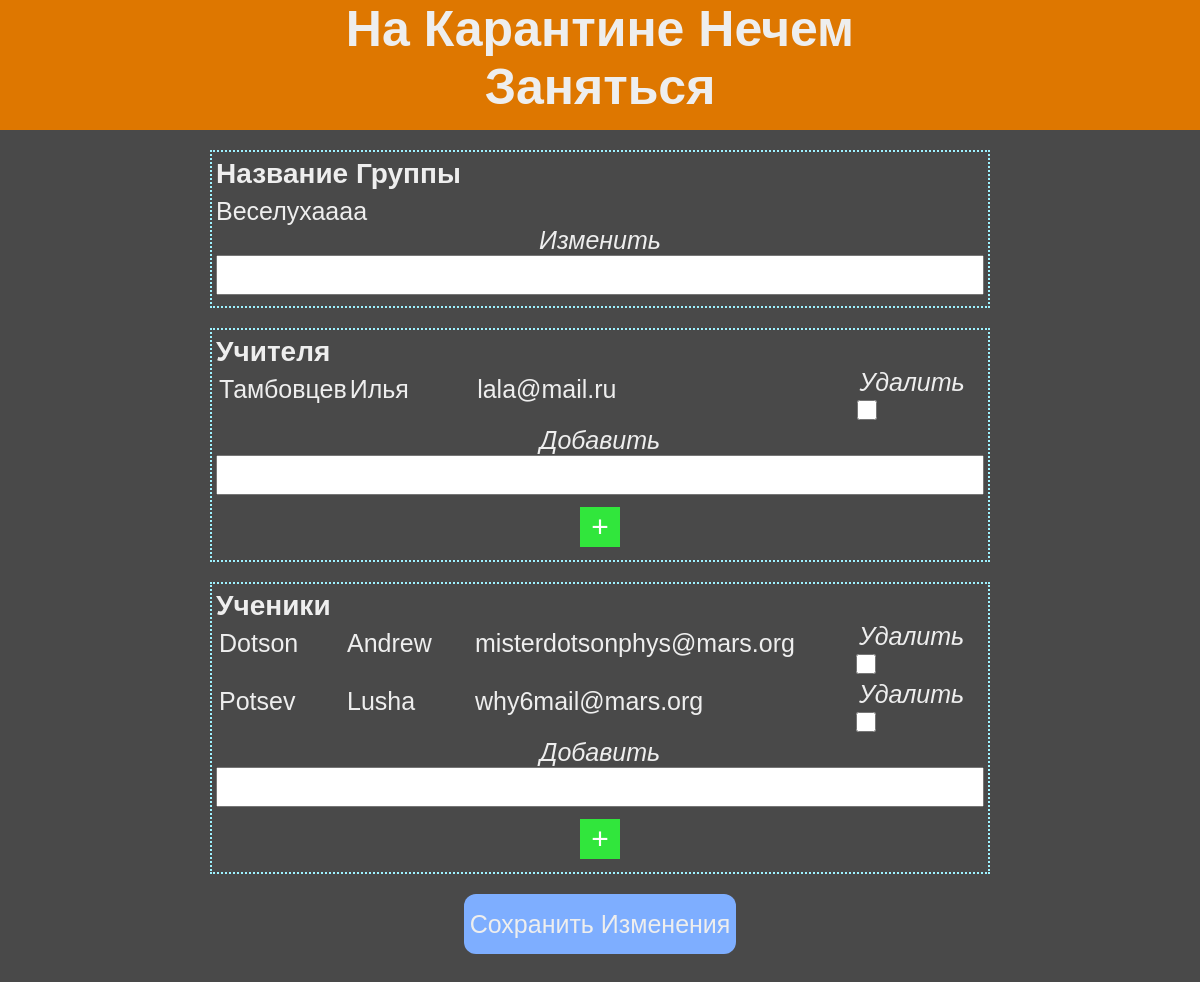
/group/4, run on the app's committed database.
### data/group.py (models this page shows)
class Group(SqlAlchemyBase, SerializerMixin):
    __tablename__ = "groups"
    id = sa.Column(sa.Integer,
                   primary_key=True,
                   autoincrement=True)
    name = sa.Column(sa.String, default="Группа Без Названия")
    deadlines = sa.orm.relationship("Deadline",
                                    backref="group",
                                    lazy="subquery")
    teachers = sa.orm.relationship("User",
                                   secondary="teachers_to_groups",
                                   backref="teacher_groups",
                                   lazy="subquery")
    students = sa.orm.relationship("User",
                                   secondary="students_to_groups",
                                   backref="student_groups",
                                   lazy="subquery")
    def get_related_attrs(self):
        return ("deadlines", "teachers", "students")
    def get_non_related_attrs(self):
        return ("id", "name")

### data/user.py (models this page shows, shortened)
class User(UserMixin, SerializerMixin, SqlAlchemyBase):
    __tablename__ = "users"
    id = sa.Column(sa.Integer,
                   primary_key=True,
                   autoincrement=True)
    name = sa.Column(sa.String)
    surname = sa.Column(sa.String)
    email = sa.Column(sa.String,
                      index=True,
                      unique=True)
    hashed_password = sa.Column(sa.String)
    tasks = sa.orm.relationship("Task",
                                backref="user",
                                lazy="subquery")
    solutions = sa.orm.relationship("Solution",
                                    backref="user",
                                    lazy="subquery")
    deadlines = sa.orm.relationship("Deadline",
                                    backref="user",
                                    lazy="subquery")

### main.py (the view, shortened to what this page needs)
@app.route("/group/<int:id>", methods=["GET", "POST"])
def manage_group(id):
    if request.method == "GET":
        sql = db.create_session()
        group = sql.query(db.Group).get(id)
        group_data = manage_sql.get_object_data(group)
        group_data['teachers'] = [sql.query(db.User).get(uid).to_dict(only=("id", "name", "surname", "email")) for uid in group_data['teachers']]
        group_data['students'] = [sql.query(db.User).get(uid).to_dict(only=("id", "name", "surname", "email")) for uid in group_data['students']]
        sql.close()
        return render_template("manageGroup.html", data=group_data)

### api/manage_sql.py (called while the page is built)
def get_related_ids(obj, attr):
    if hasattr(obj, attr):
        return [item.id for item in getattr(obj, attr)]

def get_object_data(obj):
    non_related_fields = obj.to_dict(only=obj.get_non_related_attrs())
    if obj.get_related_attrs():
        related_fields = {rel: get_related_ids(obj, rel)
                          for rel in obj.get_related_attrs()}
    else:
        related_fields = dict()
    data = {**non_related_fields, **related_fields}  # их сумма
    return data

### data/db_session.py (called while the page is built)
def create_session() -> Session:
    global __factory
    return __factory()

### templates/manageGroup.html (shortened to what this page needs)
{% extends "j2/base.j2" %}
{% block head %}
<link rel="stylesheet" type="text/css" href="/static/css/taskNgroup.css">
{% endblock %}
{% block body_content %}
	<form class="baseForm" method="post">
			<div class="container">
				<div class="item">
					<label class="itemTitle">Название Группы</label>
					<label class="current">{{ data['name'] }}</label>
					<label class="edit">Изменить</label>
					<input class="fieldInput" type="text" name="name">
				</div>
				<div class="item">
					<label class="itemTitle">Учителя</label>
					{% for teacher in data['teachers'] %}
						<div class="existField">
							<label class="current">{{ teacher['surname'] }}</label>
							<label class="current">{{ teacher['name'] }}</label>
							<label class="current">{{ teacher['email'] }}</label>
							<div class="checkcont">
								<label class="edit">Удалить</label>
								<input class="checkBox" type="checkbox" name="dt{{ teacher['id'] }}">
							</div>
						</div>
					{% endfor %}
					<label class="edit">Добавить</label>
					<div class="multipleInput" id="teachers">
						<input class="fieldInput" type="email" name="at0">
					</div>
					<button class="plusBtn" id="addTeacher" type="button">+</button>
				</div>
				<div class="item">
					<label class="itemTitle">Ученики</label>
					{% for student in data['students'] %}
						<div class="existField">
							<label class="current">{{ student['surname'] }}</label>
							<label class="current">{{ student['name'] }}</label>
							<label class="current">{{ student['email'] }}</label>
							<div class="checkcont">
								<label class="edit">Удалить</label>
								<input class="checkBox" type="checkbox" name="ds{{ student['id'] }}">
							</div>
						</div>
					{% endfor %}
					<label class="edit">Добавить</label>
					<div class="multipleInput" id="students">
						<input class="fieldInput" type="email" name="as0">
					</div>
					<button class="plusBtn" id="addStudent" type="button">+</button>
				</div>
				<button class="submitBtn">Сохранить Изменения</button>
			</div>
	</form>
{% endblock %}

### static/css/master.css (style rules this page uses)
* { margin: 0; padding: 0; box-sizing: border-box; }
body { background-color: #494949; font-family: sans-serif; color: #eeeeee; font-size: 25px; margin-bottom: 40vh }
.container { display: flex; flex-direction: column; align-items: center; width: 100%; }
.submitBtn { background-color: #7eaeff; color: inherit; border: 0; border-radius: 12px; padding: 9px 6px; height: 60px; align-self: center; font-size: 25px; }
.fieldInput { width: 100%; height: 40px; font-size: 25px; margin-bottom: 5px; }
.checkBox { width: 20px; height: 20px; }

### static/css/taskNgroup.css (style rules this page uses)
.item { display: flex; flex-direction: column; align-items: flex-start; width: 65%; margin-bottom: 20px; border: 2px dotted #9ef2ff; padding: 6px 4px; }
.itemTitle { font-weight: bold; font-size: 28px; }
.current { margin-top: 7px; }
.edit { font-style: italic; align-self: center; }
.existField { width: 100%; display: grid; grid-template-columns: 1fr 1fr 3fr 1fr; }
.existField label { margin-left: 3px; }
.checkcont { display: inline-block; margin: 0 auto; }
.multipleInput { width: 100%; }
.plusBtn { height: 40px; width: 40px; font-size: 30px; text-align: center; align-self: center; margin: 7px 0; background-color: #31e63c; border: 0; color: white }
.checkBox { width: 20px; height: 20px; }

### data on the page
Group: name "Веселухаааа"
User: surname "Тамбовцев", name "Илья", email "lala@mail.ru"
User: surname "Dotson", name "Andrew", email "misterdotsonphys@mars.org"
User: surname "Potsev", name "Lusha", email "why6mail@mars.org"
